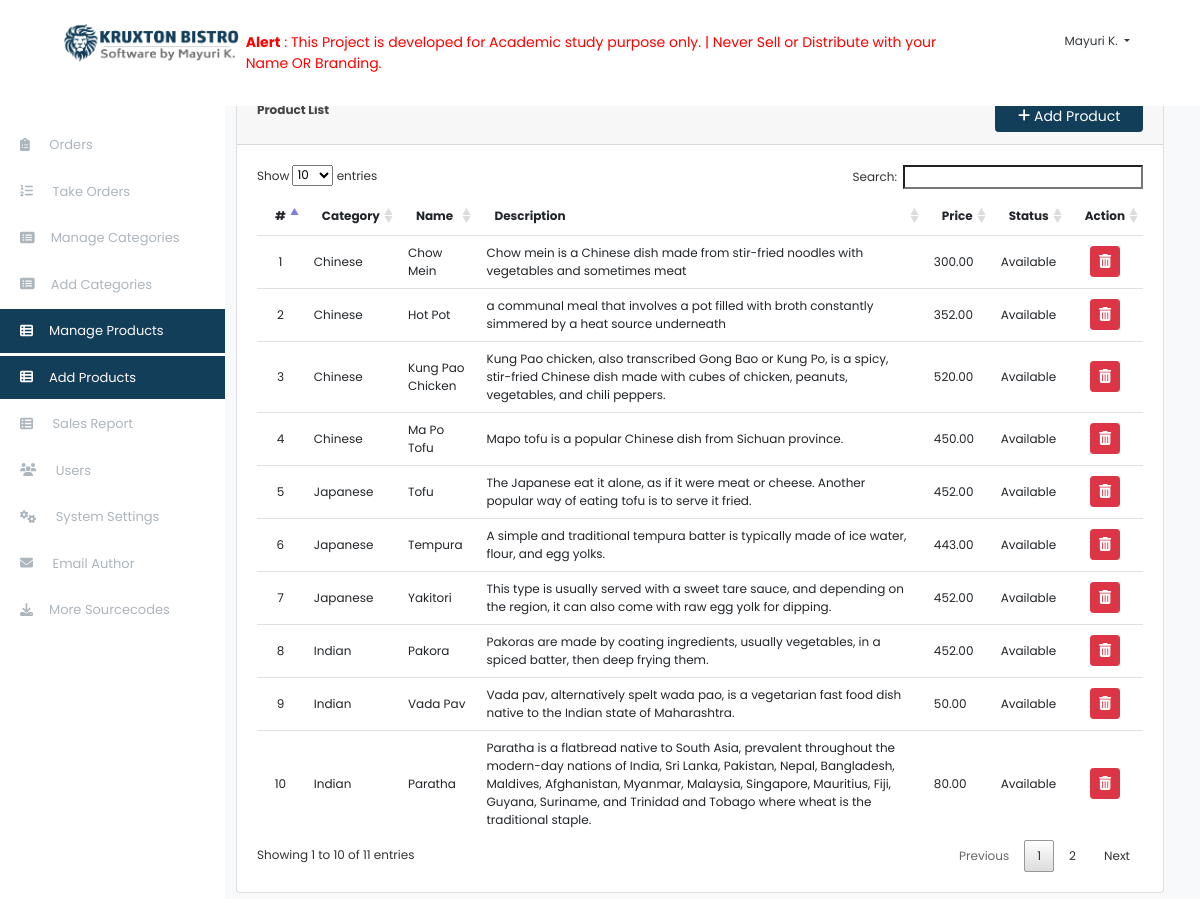
Screenshot of /index.php?page=products (signed in) with the database file from the repository.
### tables this page shows
CREATE TABLE `products` (
  `id` int(30) NOT NULL,
  `category_id` int(30) NOT NULL,
  `name` varchar(200) NOT NULL,
  `description` text NOT NULL,
  `price` float NOT NULL,
  `status` tinyint(1) NOT NULL DEFAULT 1 COMMENT '0=Unavailable,1=Available'
);

### products.php (the view, shortened to what this page needs)
<?php include('db_connect.php');?>
<div class="container-fluid">
	<div class="col-lg-12">
		<div class="row">
									<?php
									$qry = $conn->query("SELECT * FROM categories order by name asc");
									while($row=$qry->fetch_assoc()):
										$cname[$row['id']] = ucwords($row['name']);
									?>
								<?php endwhile; ?>
			<div class="col-md-12">
				<div class="card">
					<div class="card-header">
						<b>Product List</b>
						<span class="float:right"><a class="btn btn-primary btn-block btn-sm col-sm-2 float-right" href="index.php?page=add-product" id="new_order">
						<i class="fa fa-plus"></i> Add Product </a></span>
					</div>
					<div class="card-body">
						<table class="table table-hover">
							<thead>
								<tr>
									<th>#</th>
									<th>Category</th>
									<th>Name</th>
									<th>Description</th>
									<th>Price</th>
									<th>Status</th>
									<th>Action</th>
								</tr>
							</thead>
							<tbody>
								<?php
								$i = 1;
								$product = $conn->query("SELECT * FROM products order by id asc");
								while($row=$product->fetch_assoc()):
								?>
								<tr>
									<td class="text-center"><?php echo $i++ ?></td>
									<td class="">
										<?php echo $cname[$row['category_id']] ?>
									</td>
									<td class="">
									<?php echo $row['name'] ?></td>
									<td class="">
									<?php echo $row['description'] ?>
									<td class="">
									<?php echo number_format($row['price'],2) ?></td>
									</td>
									<td class="">
										 <?php echo $row['status'] == 1 ? " Available" : "Unavailable" ?>
									</td>
									<td class="text-center">
										<button class="btn btn-danger btn-sm delete_product" type="button" data-id="<?php echo $row['id'] ?>"><i class="fa fa-trash-alt"></i></button>
									</td>
								</tr>
								<?php endwhile; ?>
							</tbody>
						</table>
					</div>
				</div>
			</div>
		</div>
	</div>
</div>

### assets/css/style.css (style rules this page uses)
body { font-family:Poppins, Helvetica, "sans-serif"; color: #444444; width: 100%; height: calc(100%); font-size: 12px; }
a { color: #1977cc; }
.btn-primary, .btn-primary:hover { background-color: #123e59; border-color: #123e59; }
table.dataTable.no-footer { border: 0 !important; }
.table td, .table th { border-bottom: 1px solid #dee2e6; border-bottom: 0; }
table.dataTable thead th, table.dataTable thead td { border-bottom: 0px solid #111; border: 0; }

### index.php (style rules this page uses)
body { background: #f8f9fa; }

### products.php (style rules this page uses)
td { vertical-align: middle !important; }

### rows the page displays
products: category "Chinese", name "Chow Mein", description "Chow mein is a Chinese dish made from stir-fried noodles with vegetables and sometimes meat", price "300.00", status "Available"
products: category "Chinese", name "Hot Pot", description "a communal meal that involves a pot filled with broth constantly simmered by a heat source underneath", price "352.00", status "Available"
products: category "Chinese", name "Kung Pao Chicken", description "Kung Pao chicken, also transcribed Gong Bao or Kung Po, is a spicy, stir-fried Chinese dish made with cubes of chicken, peanuts, vegetables, and chili peppers.", price "520.00", status "Available"
products: category "Chinese", name "Ma Po Tofu", description "Mapo tofu is a popular Chinese dish from Sichuan province.", price "450.00", status "Available"
products: category "Japanese", name "Tofu", description "The Japanese eat it alone, as if it were meat or cheese. Another popular way of eating tofu is to serve it fried.", price "452.00", status "Available"
products: category "Japanese", name "Tempura", description "A simple and traditional tempura batter is typically made of ice water, flour, and egg yolks.", price "443.00", status "Available"
products: category "Japanese", name "Yakitori", description "This type is usually served with a sweet tare sauce, and depending on the region, it can also come with raw egg yolk for dipping.", price "452.00", status "Available"
products: category "Indian", name "Pakora", description "Pakoras are made by coating ingredients, usually vegetables, in a spiced batter, then deep frying them.", price "452.00", status "Available"
products: category "Indian", name "Vada Pav", description "Vada pav, alternatively spelt wada pao, is a vegetarian fast food dish native to the Indian state of Maharashtra.", price "50.00", status "Available"
products: category "Indian", name "Paratha", description "Paratha is a flatbread native to South Asia, prevalent throughout the modern-day nations of India, Sri Lanka, Pakistan, Nepal, Bangladesh, Maldives, Afghanistan, Myanmar, Malaysia, Singapore, Mauritius, Fiji, Guyana, Suriname, and Trinidad and Tobago where wheat is the traditional staple.", price "80.00", status "Available"

### other values shown
$_SESSION['login_name'] "Mayuri K."
